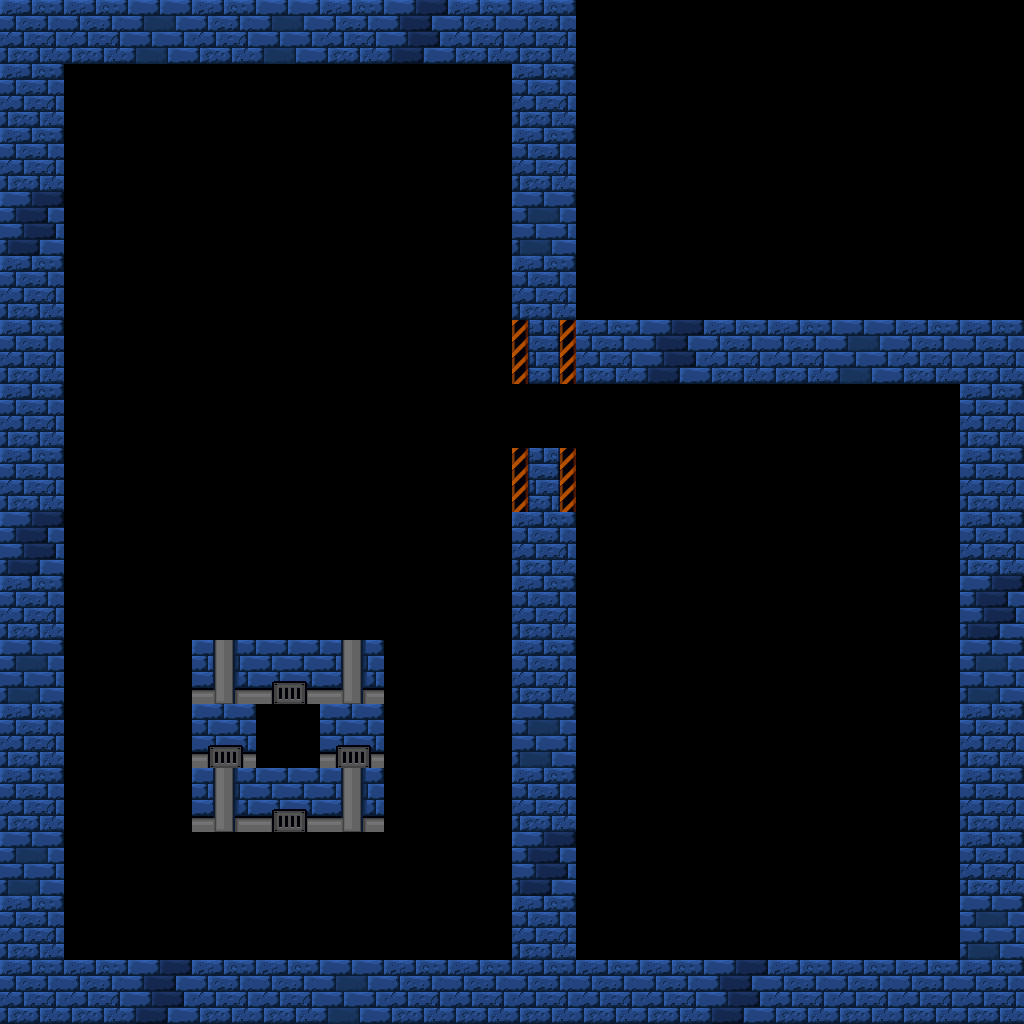

A 2D game scene composited from a Tiled map and its tileset images. What follows is a short description and the map's XML, with each tile layer's data collapsed to a summary:
An orthogonal 16x16 tile map with 64x64 px tiles, 1 tile layer (walls).

<map version="1.2" tiledversion="1.2.4" orientation="orthogonal" renderorder="right-down" width="16" height="16" tilewidth="64" tileheight="64" infinite="0" nextlayerid="5" nextobjectid="1">
 <tileset firstgid="1" name="textures" tilewidth="64" tileheight="64" tilecount="72" columns="8">
  <image source="textures.png" width="512" height="576" />
 </tileset>
 <layer id="1" name="walls" width="16" height="16">
  <data>[256 cells, 76 non-empty, 6 distinct tile ids]</data>
 </layer>
</map>
